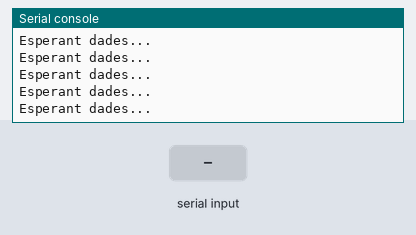
A program run on a simulated Raspberry Pi Pico running MicroPython. Parts: the last lines printed to the serial console. Inputs (shaded band) come from the test bench.

Above: at 1.2 s.
1.3 s: "1" received over the second serial link
At 1.56 s:
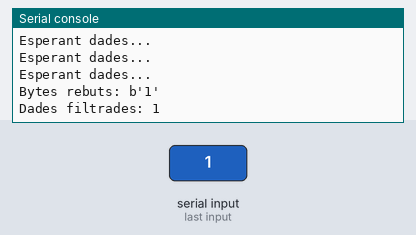
2.9 s: "0" received over the second serial link
At 3.16 s:
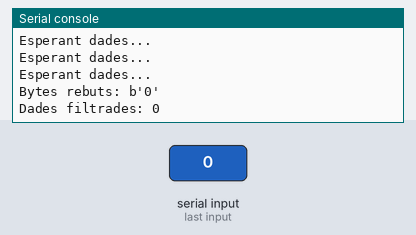
4.4 s: "2" received over the second serial link
At 4.56 s:
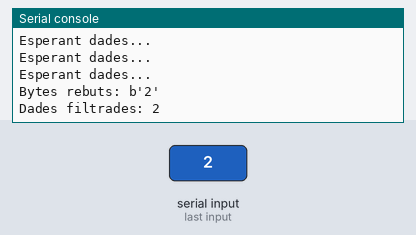

The program:

serierasppico_4.py
```python
from machine import UART, Pin
import utime

# Configura UART al Pico
uart = UART(0, baudrate=9600, tx=Pin(0), rx=Pin(1))

# Funció per netejar el buffer inicial
def clear_uart_buffer():
    while uart.any():
        uart.read()  # Esborra qualsevol dada restant

# Esborrem el buffer inicial abans de començar
clear_uart_buffer()

while True:
    if uart.any():  # Comprova si hi ha dades entrants
        try:
            data = uart.read()  # Llegeix les dades com a bytes
            print(f"Bytes rebuts: {data}")  # Mostra els bytes crus per depurar

            # Filtra només els bytes ASCII vàlids (32 a 127)
            filtered_data = bytes([b for b in data if 32 <= b <= 127])
            print(f"Dades filtrades: {filtered_data.decode('utf-8', errors='ignore').strip()}")
        except Exception as e:
            print(f"Error en manejar les dades: {e}")
    else:
        print("Esperant dades...")  # Missatge per indicar que no arriben dades
    utime.sleep(0.2)  # Redueix el temps d'espera per llegir més sovint
```

Measured:
- after the input at 1.3 s, the serial console: prints a new line after 0.10 s (image 1)
- after the input at 2.9 s, the serial console: prints a new line after 0.10 s (image 2)
- after the input at 4.4 s, the serial console: prints a new line at once (image 3)
